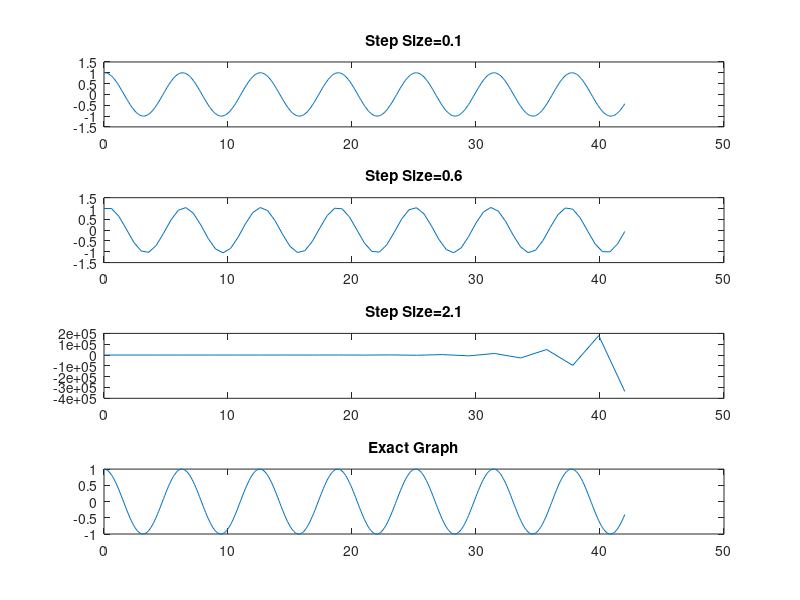

MATLAB code for this plot: (Note: this script raises an error after producing the figure.)
clear all;clc;
close all;
%%
% AKSHAY J_21105012
%%
%defining the grid
T=42;
step_size_array=[0.1,0.6,2.1];
%initial values
phi_1(1)=1;
phi_2(1)=1;
phi_3(1)=1;
u(1)=0;
%%
%Explicit Euler Calculation
N=T/1;
i=0;
 for t=0:0.1:N
    phi_exact(i+1)=cos(t);
    i=i+1;
 end
for i=step_size_array(1:end)
 N=T/i;
for t=1:N
    if i==step_size_array(1)
           phi_1(t+1)=phi_1(t)+i.*u(t);
           u(t+1)=u(t)-i.*(phi_1(t+1));
    elseif i==step_size_array(2)
           phi_2(t+1)=phi_2(t)+i.*u(t);
           u(t+1)=u(t)+i.*(-phi_2(t+1));
    elseif i==step_size_array(3)
         phi_3(t+1)=phi_3(t)+i.*u(t);
         u(t+1)=u(t)+i.*(-phi_3(t+1));
    end
 
    
end
end
%%
%plotting of Explicit Euler
x1=0:step_size_array(1):42;
x2=0:step_size_array(2):42;
x3=0:step_size_array(3):42;
x=0:0.1:42;
subplot(4,1,1)
plot(x1,phi_1);
title('Step Size=0.1');
subplot(4,1,2)
plot(x2,phi_2);
title('Step Size=0.6');
subplot(4,1,3)
plot(x3,phi_3);
title('Step Size=2.1');
subplot(4,1,4)
plot(x,phi_exact);
title('Exact Graph');
suptitle('Explicit Euler Subplot')
figure;
subplot(2,1,1)
plot(x1,phi_1,'.',x2,phi_2,'-.',x,phi_exact,'-')
legend('step size=0.1','step size=0.6','exact graph')
title('Explicit Euler Graph')
subplot(2,1,2)
plot(x3,phi_3)%plotting seperately due to higher value of phi at stepsize 2.1 which diminishes the other two graphs
title('step size=2.1')